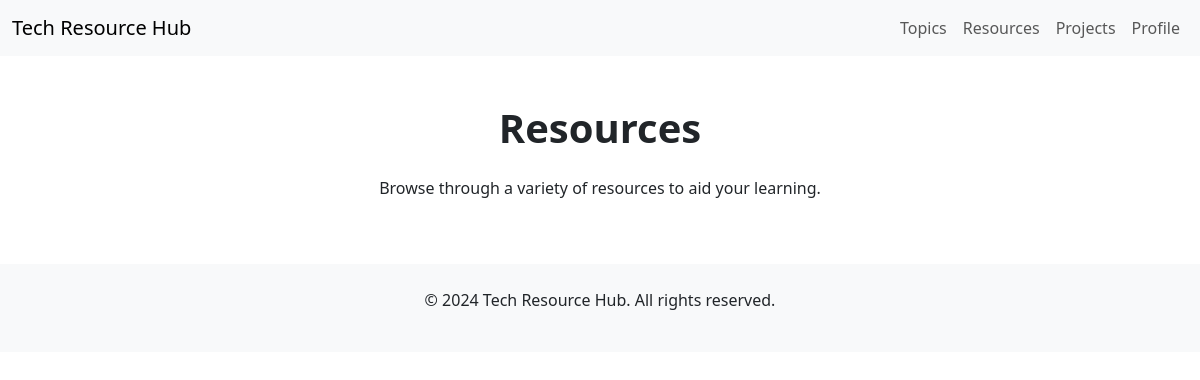
/resources/ (signed in), run on an earlier commit of the app's database.
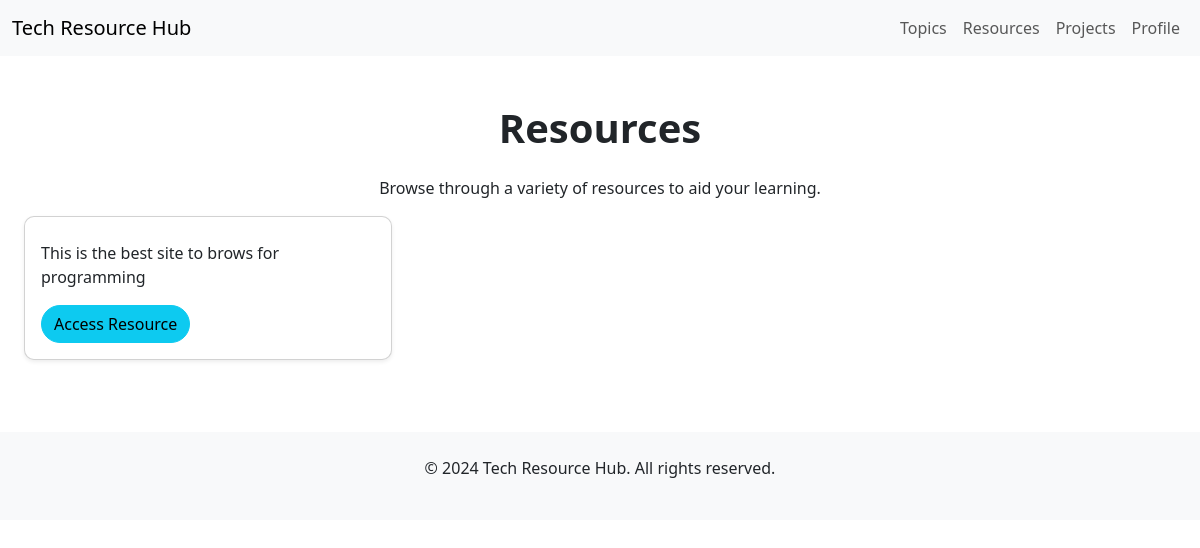
And on a later commit of the database.
### resources/models.py (models this page shows, shortened)
class Resource(models.Model):
    title = models.CharField(max_length=200)
    link = models.URLField()
    description = models.TextField()

### resources/views.py (the view)
# urls.py: path('resources/', views.resources_view, name='resources'),
@login_required
def resources_view(request):
    resources = Resource.objects.all()  # Fetch all resources from the database
    return render(request, 'resources/resources.html', {'resources': resources})

### resources/templates/resources/resources.html (shortened to what this page needs)
{% extends 'resources/base.html' %}
{% block content %}
<div class="container my-5">
    <h1 class="text-center mb-4">Resources</h1>
    <p class="text-center">Browse through a variety of resources to aid your learning.</p>
    <div class="row">
        {% for resource in resources %}
        <div class="col-md-4 mb-4">
            <div class="card h-100 shadow-sm">
                <div class="card-body">
                    <p class="card-text">{{ resource.description }}</p>
                    <a href="{{ resource.link }}" class="btn btn-info" target="_blank">Access Resource</a>
                </div>
            </div>
        </div>
        {% endfor %}
    </div>
</div>
{% endblock %}

What changed in the data, as far as the page shows it:
added Resource: description "This is the best site to brows for programming"
